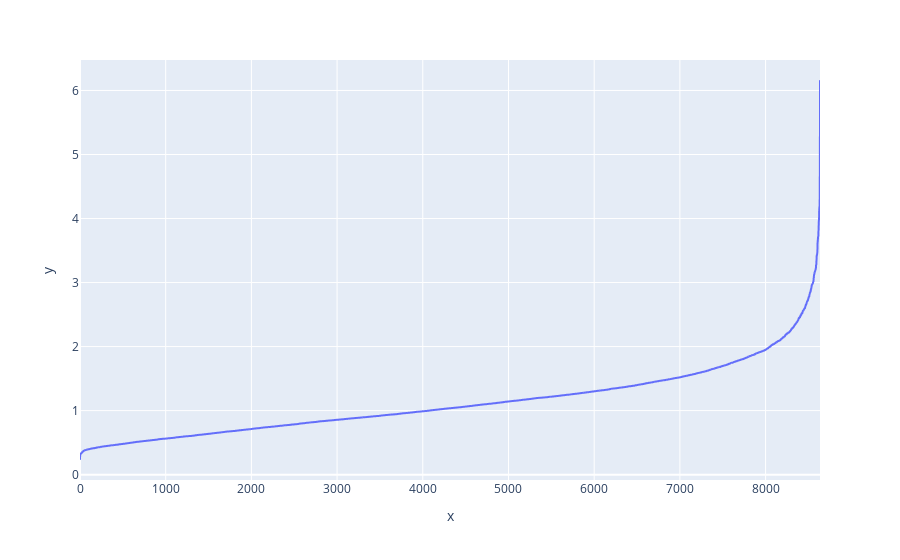

Here is the notebook cell this chart was saved with:
### Markdown cell above
**Choose The Epsilon(eps) parameter**

### Code cell
px.line(x=np.arange(len(distances)), y=distances)

### Figure 1 — Plotly figure (JSON) as saved in the notebook; plotly's stock layout.template omitted (floating-point values rounded to 4 significant figures; data arrays with more than 128 entries replaced by an {"elided": "..."} marker saying what was removed)
{"data": [{"hovertemplate": "x=%{x}<br>y=%{y}<extra></extra>", "legendgroup": "", "line": {"color": "#636efa", "dash": "solid"}, "marker": {"symbol": "circle"}, "mode": "lines", "name": "", "showlegend": false, "type": "scattergl", "x": {"elided": "8636 int values"}, "xaxis": "x", "y": {"elided": "8636 float values"}, "yaxis": "y"}], "layout": {"legend": {"tracegroupgap": 0}, "margin": {"t": 60}, "xaxis": {"anchor": "y", "domain": [0, 1], "title": {"text": "x"}}, "yaxis": {"anchor": "x", "domain": [0, 1], "title": {"text": "y"}}}}
